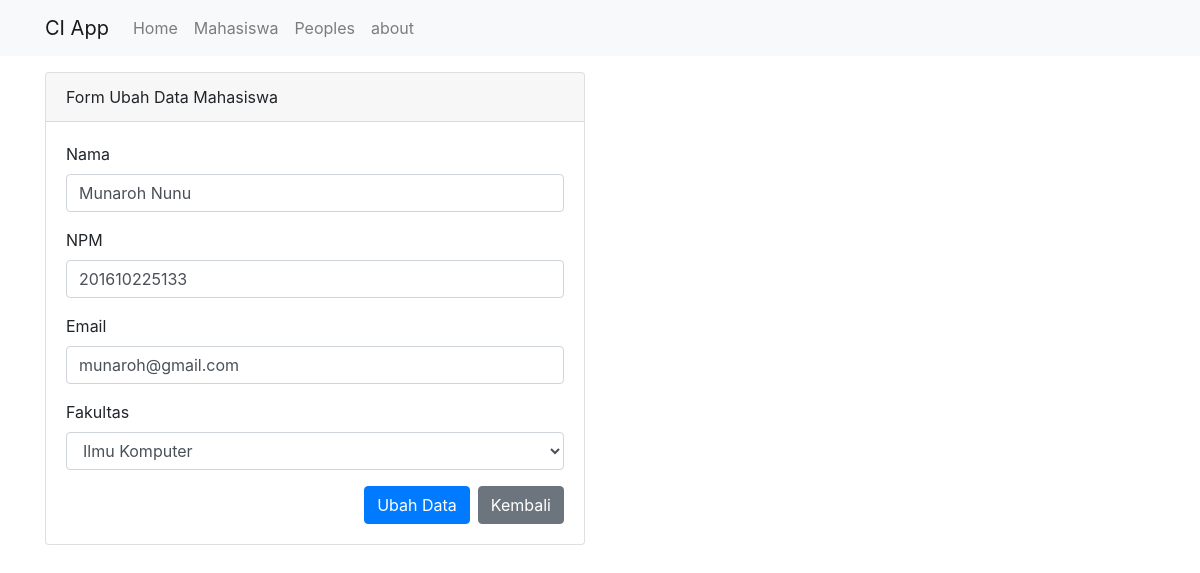
The app's page /mahasiswa/ubah/6 with its own data.
### tables this page shows
CREATE TABLE `mahasiswa` (
  `id` int(11) NOT NULL,
  `nama` varchar(100) NOT NULL,
  `npm` varchar(100) NOT NULL,
  `email` varchar(100) NOT NULL,
  `fakultas` varchar(100) NOT NULL
);

### application/controllers/Mahasiswa.php (called while the page is built, shortened)
<?php
class Mahasiswa extends CI_Controller
{
    public function __construct()
    {
        $this->load->model('Mahasiswa_model');
        $this->load->library('form_validation');
    }
    public function ubah($id)
    {
        $data['judul'] = 'Form Ubah Data Mahasiswa';
        $data['mahasiswa'] = $this->Mahasiswa_model->getMahasiswaById($id);
        $data['fakultas'] = [
            'Teknik', 'Psikologi', 'Hukum', 'Ilmu Komunikasi', 'PGSD', 'Ekonomi', 'Ilmu Komputer'
        ];
        $this->form_validation->set_rules('nama', 'Nama', 'required');
        $this->form_validation->set_rules('npm', 'NPM', 'required|numeric');
        $this->form_validation->set_rules('email', 'Email', 'required|valid_email');
        if ($this->form_validation->run() == FALSE) {
            $this->load->view('templates/header', $data);
            $this->load->view('mahasiswa/ubah', $data);
            $this->load->view('templates/footer');
        } else {
            $this->Mahasiswa_model->ubahDataMahasiswa();
            $this->session->set_flashdata('flash', 'diubah');
            redirect('mahasiswa');
        }
    }
}

### index.php (called while the page is built, shortened)
<?php
require_once BASEPATH.'core/CodeIgniter.php';

### application/models/Mahasiswa_model.php (called while the page is built, shortened)
<?php
class Mahasiswa_model extends CI_model
{
    public function getMahasiswaById($id)
    {
        return $this->db->get_where('mahasiswa', ['id' => $id])->row_array();
    }
}

### application/views/mahasiswa/ubah.php (the view, shortened to what this page needs)
<div class="container">
    <div class="row" mt-3>
        <div class="col-md-6">
            <div class="card mt-3">
                <div class="card-header">
                    Form Ubah Data Mahasiswa
                </div>
                <div class="card-body">
                    <form action="" method="post">
                        <div class="form-group">
                            <label for="nama">Nama</label>
                            <input type="text" name="nama" class="form-control" id="nama" placeholder="Enter Name" value="<?= $mahasiswa['nama']; ?>">
                        </div>
                        <div class="form-group">
                            <label for="npm">NPM</label>
                            <input type="number" name="npm" class="form-control" id="npm" placeholder="Enter NPM" value="<?= $mahasiswa['npm']; ?>">
                        </div>
                        <div class="form-group">
                            <label for="email">Email</label>
                            <input type="text" name="email" class="form-control" id="email" placeholder="Enter Email" value="<?= $mahasiswa['email']; ?>">
                        </div>
                        <div class="form-group">
                            <label for="fakultas">Fakultas</label>
                            <select class="form-control" id="fakultas" name="fakultas">
                                <?php foreach ($fakultas as $f) : ?>
                                    <?php if ($f == $mahasiswa['fakultas']) : ?>
                                        <option value="<?= $f; ?>" selected><?= $f; ?></option>
                                    <?php else : ?>
                                        <option value="<?= $f; ?>" selected><?= $f; ?></option>
                                    <?php endif; ?>
                                <?php endforeach; ?>
                            </select>
                        </div>
                        <a href="<?= base_url(); ?>mahasiswa" class="btn btn-secondary  float-right">Kembali</a>
                        <button type="submit" class="btn btn-primary mr-2 float-right">Ubah Data</button>
                    </form>
                </div>
            </div>
        </div>
    </div>
</div>

### records on screen
mahasiswa: nama "Munaroh Nunu", npm "201610225133", email "munaroh@gmail.com", fakultas "Ilmu Komputer"
